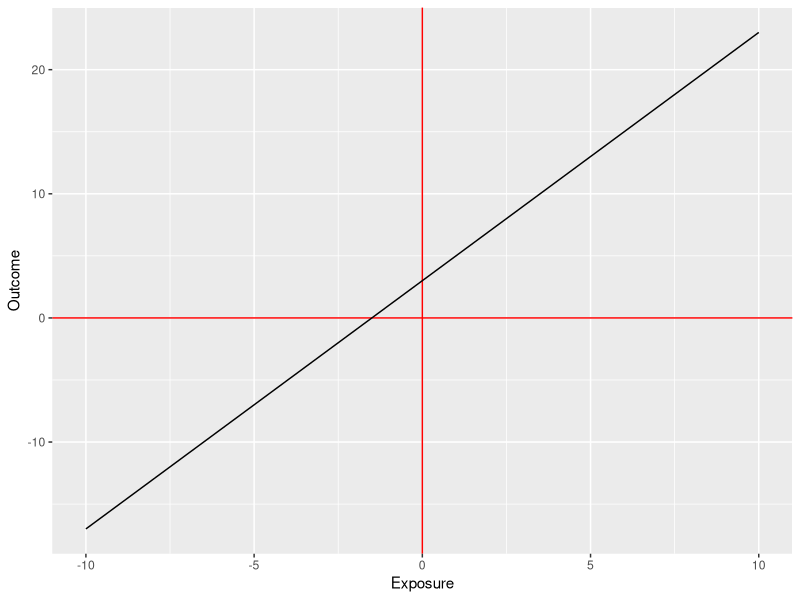
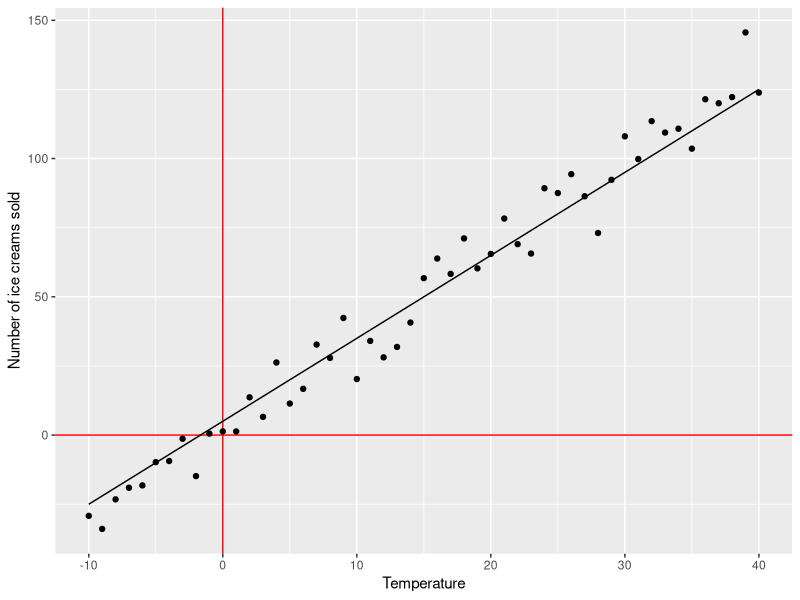
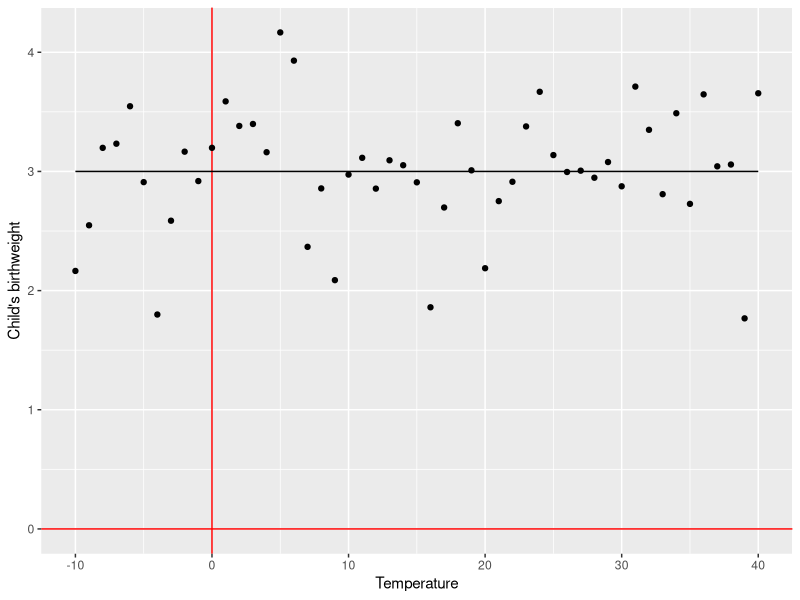
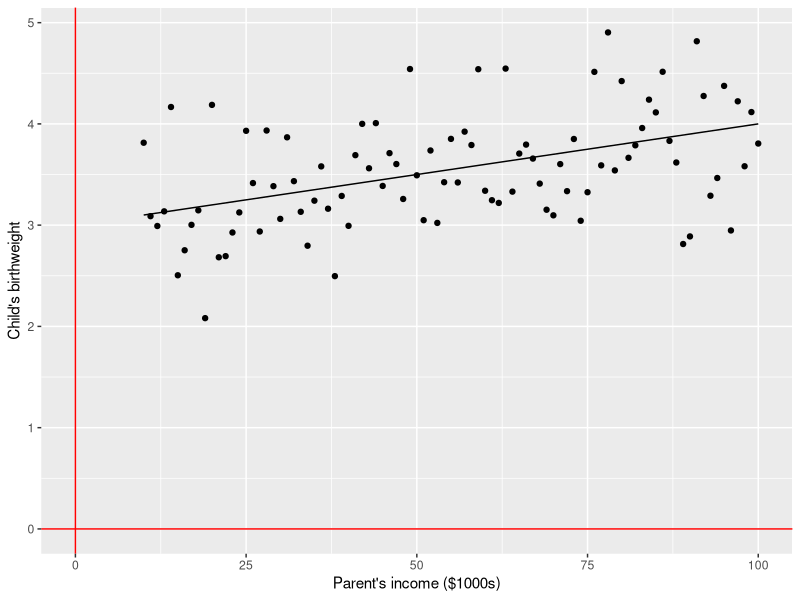
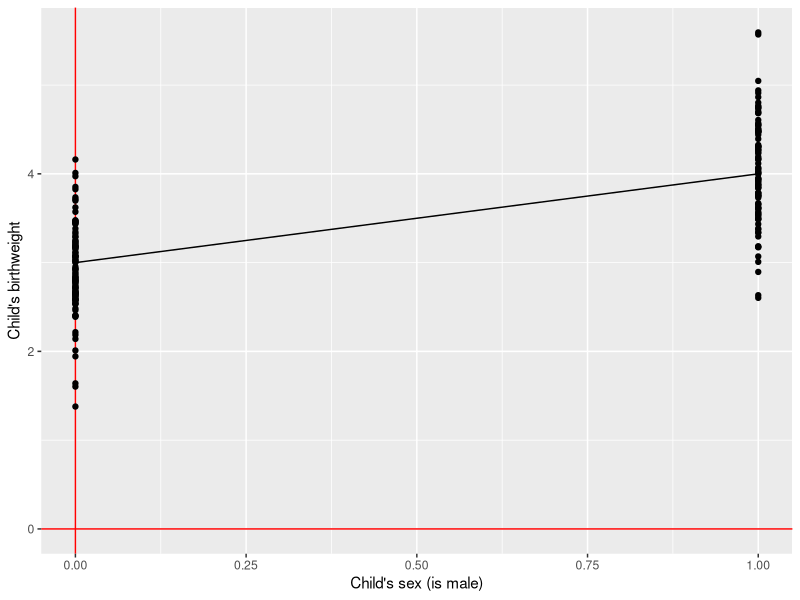
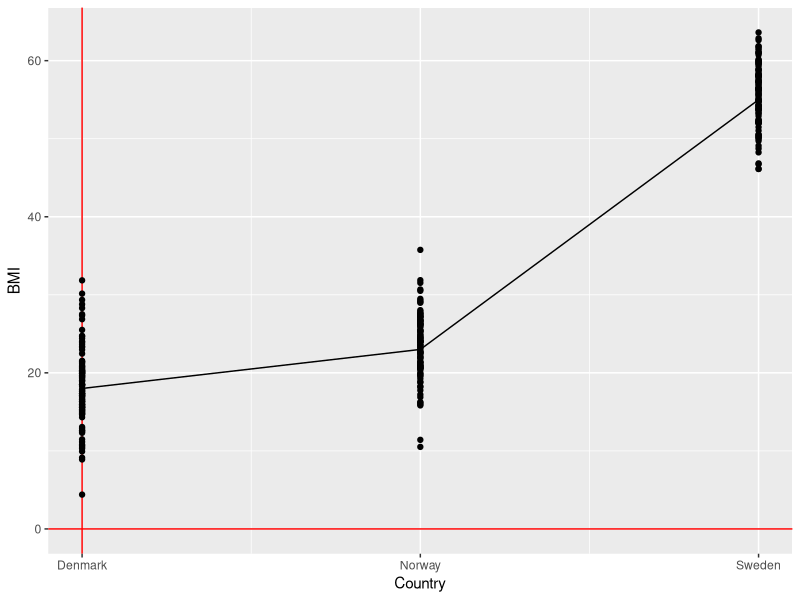
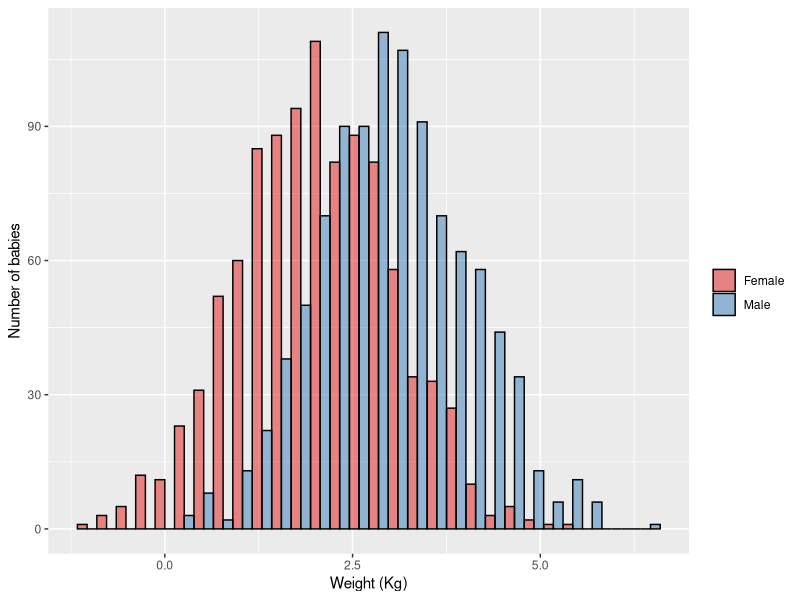
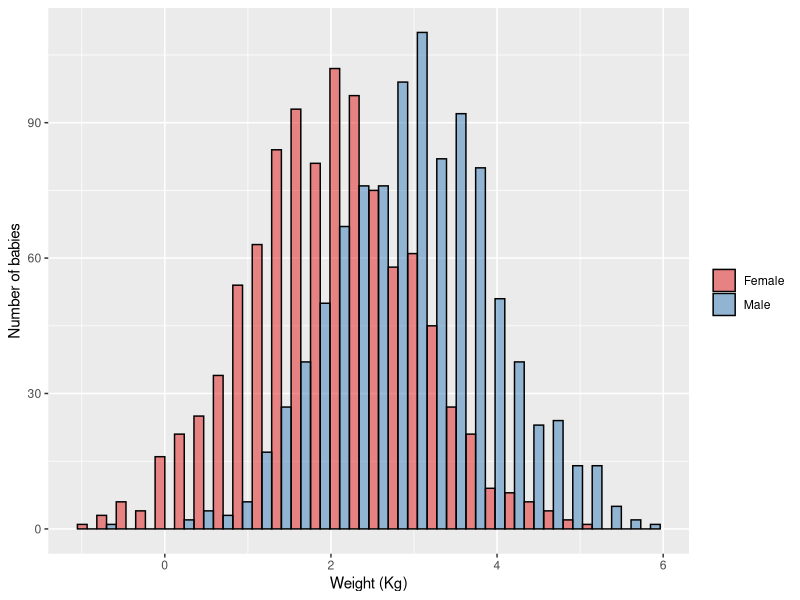

Generate these figures, in order, with R:
## ---- chunk 1
library(data.table)
library(ggplot2)

data <- data.frame(x=-10:10)
data$y <- 3 + 2*data$x

q <- ggplot(data,aes(x=x,y=y))
q <- q + geom_vline(xintercept=0,colour="red")
q <- q + geom_hline(yintercept=0,colour="red")
q <- q + geom_line()
q <- q + scale_x_continuous("Exposure")
q <- q + scale_y_continuous("Outcome")
q
## ---- chunk 2
library(data.table)
library(ggplot2)

data <- data.frame(x=-10:40)
data$line <- 5 + 3*data$x
data$y <- data$line + rnorm(nrow(data),sd=10)

q <- ggplot(data,aes(x=x))
q <- q + geom_vline(xintercept=0,colour="red")
q <- q + geom_hline(yintercept=0,colour="red")
q <- q + geom_point(mapping=aes(y=y))
q <- q + geom_line(mapping=aes(y=line))
q <- q + scale_x_continuous("Temperature")
q <- q + scale_y_continuous("Number of ice creams sold")
q
## ---- chunk 3
library(data.table)
library(ggplot2)

data <- data.frame(x=-10:40)
data$line <- 3 + 0*data$x
data$y <- data$line + rnorm(nrow(data),sd=0.5)

q <- ggplot(data,aes(x=x))
q <- q + geom_vline(xintercept=0,colour="red")
q <- q + geom_hline(yintercept=0,colour="red")
q <- q + geom_point(mapping=aes(y=y))
q <- q + geom_line(mapping=aes(y=line))
q <- q + scale_x_continuous("Temperature")
q <- q + scale_y_continuous("Child's birthweight")
q
## ---- chunk 4
library(data.table)
library(ggplot2)

data <- data.frame(x=10:100)
data$line <- 3 + 0.01*data$x
data$y <- data$line + rnorm(nrow(data),sd=0.5)

q <- ggplot(data,aes(x=x))
q <- q + geom_vline(xintercept=0,colour="red")
q <- q + geom_hline(yintercept=0,colour="red")
q <- q + geom_point(mapping=aes(y=y))
q <- q + geom_line(mapping=aes(y=line))
q <- q + scale_x_continuous("Parent's income ($1000s)")
q <- q + scale_y_continuous("Child's birthweight")
q
## ---- chunk 5
library(data.table)
library(ggplot2)

data <- data.frame(x=c(rep(0,100),rep(1,100)))
data$line <- 3 + 1*data$x
data$y <- data$line + rnorm(nrow(data),sd=0.5)

q <- ggplot(data,aes(x=x))
q <- q + geom_vline(xintercept=0,colour="red")
q <- q + geom_hline(yintercept=0,colour="red")
q <- q + geom_point(mapping=aes(y=y))
q <- q + geom_line(mapping=aes(y=line))
q <- q + scale_x_continuous("Child's sex (is male)")
q <- q + scale_y_continuous("Child's birthweight")
q
## ---- chunk 6
library(data.table)
library(ggplot2)

data <- data.frame(x=c(rep(0,100),rep(1,100),rep(2,100)))
data$line <- 18
data$line[data$x==1] <- 23
data$line[data$x==2] <- 55
data$y <- data$line + rnorm(nrow(data),sd=4)

q <- ggplot(data,aes(x=x))
q <- q + geom_vline(xintercept=0,colour="red")
q <- q + geom_hline(yintercept=0,colour="red")
q <- q + geom_point(mapping=aes(y=y))
q <- q + geom_line(mapping=aes(y=line))
q <- q + scale_x_continuous("Country",breaks=c(0,1,2),labels=c("Denmark","Norway","Sweden"))
q <- q + scale_y_continuous("BMI")
q
## ---- chunk 7
library(data.table)
library(ggplot2)

data1 <- data.frame(x=rnorm(1000,mean=2,sd=1), group="Female", stringsAsFactors = F)
data2 <- data.frame(x=rnorm(1000,mean=3,sd=1), group="Male", stringsAsFactors = F)
data <- rbind(data1,data2)
q <- ggplot(data,aes(x=x,fill=group))
q <- q + geom_histogram(alpha=0.5,colour="black",pos="dodge")
q <- q + scale_x_continuous("Weight (Kg)")
q <- q + scale_y_continuous("Number of babies")
q <- q + scale_fill_brewer("",palette="Set1")
q
## ---- chunk 8
library(data.table)
library(ggplot2)

data1 <- data.frame(x=rnorm(1000,mean=2,sd=1), group="Female", stringsAsFactors = F)
data2 <- data.frame(x=rnorm(1000,mean=3,sd=1), group="Male", stringsAsFactors = F)
data <- rbind(data1,data2)
q <- ggplot(data,aes(x=x,fill=group))
q <- q + geom_histogram(alpha=0.5,colour="black",pos="dodge")
q <- q + scale_x_continuous("Weight (Kg)")
q <- q + scale_y_continuous("Number of babies")
q <- q + scale_fill_brewer("",palette="Set1")
q
## ---- chunk 9
library(data.table)
library(ggplot2)

data <- data.frame(x=c(rep(0,100),rep(1,100)))
data$line <- 2
data$line[data$x==1] <- 3
data$y <- data$line + rnorm(nrow(data),sd=1)

q <- ggplot(data,aes(x=x))
q <- q + geom_vline(xintercept=0,colour="red")
q <- q + geom_hline(yintercept=0,colour="red")
q <- q + geom_point(mapping=aes(y=y))
q <- q + geom_line(mapping=aes(y=line))
q <- q + scale_x_continuous("Sex",breaks=c(0,1),labels=c("Female","Male"))
q <- q + scale_y_continuous("Kg")
q
## ---- chunk 10
library(data.table)
library(ggplot2)

data1 <- data.frame(x=rnorm(1000,mean=8,sd=0.5), group="Childless", stringsAsFactors = F)
data2 <- data.frame(x=rnorm(1000,mean=5,sd=0.5), group="Parents", stringsAsFactors = F)
data <- rbind(data1,data2)
q <- ggplot(data,aes(x=x,fill=group))
q <- q + geom_histogram(alpha=0.5,colour="black",pos="dodge")
q <- q + scale_x_continuous("Hours sleep")
q <- q + scale_y_continuous("Number of people")
q <- q + scale_fill_brewer("",palette="Set1")
q
## ---- chunk 11
library(data.table)
library(ggplot2)

data1 <- data.frame(x=rnorm(1000,mean=8,sd=0.5), group="Childless", stringsAsFactors = F)
data2 <- data.frame(x=rnorm(1000,mean=5,sd=0.5), group="Parents", stringsAsFactors = F)
data <- rbind(data1,data2)
q <- ggplot(data,aes(x=x,fill=group))
q <- q + geom_histogram(alpha=0.5,colour="black",pos="dodge")
q <- q + scale_x_continuous("Hours sleep")
q <- q + scale_y_continuous("Number of people")
q <- q + scale_fill_brewer("",palette="Set1")
q
## ---- chunk 12
library(data.table)
library(ggplot2)

data <- data.frame(x=c(rep(0,100),rep(1,100)))
data$line <- 8
data$line[data$x==1] <- 5
data$y <- data$line + rnorm(nrow(data),sd=0.5)

q <- ggplot(data,aes(x=x))
q <- q + geom_vline(xintercept=0,colour="red")
q <- q + geom_hline(yintercept=0,colour="red")
q <- q + geom_point(mapping=aes(y=y))
q <- q + geom_line(mapping=aes(y=line))
q <- q + scale_x_continuous("Parental status",breaks=c(0,1),labels=c("Childless","Parents"))
q <- q + scale_y_continuous("Hours of sleep")
q
## ---- chunk 13
library(data.table)
library(ggplot2)

data1 <- data.frame(x=rnorm(1000,mean=2,sd=0.5), group="Denmark", stringsAsFactors = F)
data2 <- data.frame(x=rnorm(1000,mean=3,sd=0.5), group="Norway", stringsAsFactors = F)
data3 <- data.frame(x=rnorm(1000,mean=4,sd=0.5), group="Sweden", stringsAsFactors = F)
data <- rbind(data1,data2,data3)
q <- ggplot(data,aes(x=x,fill=group))
q <- q + geom_histogram(alpha=0.5,colour="black",pos="dodge")
q <- q + scale_x_continuous("Weight (Kg)")
q <- q + scale_y_continuous("Number of babies")
q <- q + scale_fill_brewer("",palette="Set1")
q
## ---- chunk 14
library(data.table)
library(ggplot2)

data <- data.frame(x=c(rep(0,100),rep(1,100),rep(2,100)))
data$line <- 2
data$line[data$x==1] <- 3
data$line[data$x==2] <- 4
data$y <- data$line + rnorm(nrow(data),sd=0.5)

q <- ggplot(data,aes(x=x))
q <- q + geom_vline(xintercept=0,colour="red")
q <- q + geom_hline(yintercept=0,colour="red")
q <- q + geom_point(mapping=aes(y=y))
q <- q + geom_line(mapping=aes(y=line))
q <- q + scale_x_continuous("Country",breaks=c(0,1,2),labels=c("Denmark","Norway","Sweden"))
q <- q + scale_y_continuous("BMI")
q
